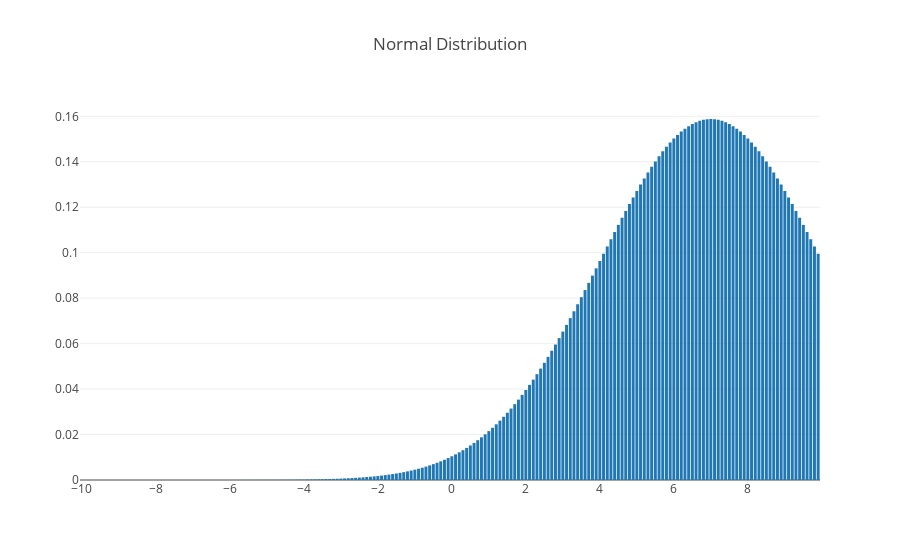

Here is the notebook cell this chart was saved with:
### Code cell
x = np.arange(-10,10,0.1)

bounded_normal_dist = BoundedNormalDistribution(mean=7,stddev=3)

fig = go.Figure(
    data=[go.Bar(x=x, y=bounded_normal_dist.get_pdf_values(x))], 
    layout=go.Layout(title='Normal Distribution'))

iplot(fig)

### Figure 1 — Plotly figure (JSON) as saved in the notebook; plotly's stock layout.template omitted (floating-point values rounded to 4 significant figures; data arrays with more than 128 entries replaced by an {"elided": "..."} marker saying what was removed)
{"data": [{"type": "bar", "x": {"elided": "200 float values"}, "y": {"elided": "200 float values"}}], "layout": {"title": "Normal Distribution"}}
